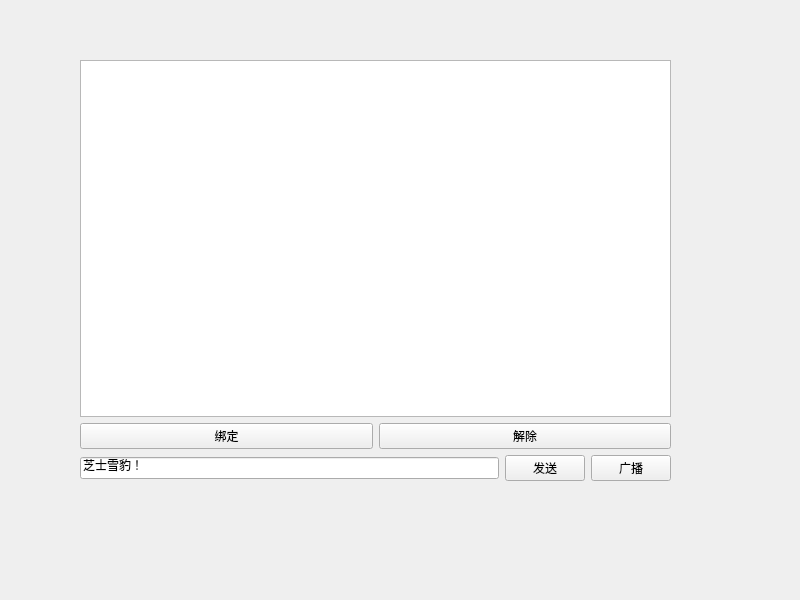
<?xml version="1.0" encoding="UTF-8"?>
<ui version="4.0">
 <class>Widget</class>
 <widget class="QWidget" name="Widget">
  <property name="geometry">
   <rect>
    <x>0</x>
    <y>0</y>
    <width>800</width>
    <height>600</height>
   </rect>
  </property>
  <property name="windowTitle">
   <string>Widget</string>
  </property>
  <widget class="QWidget" name="">
   <property name="geometry">
    <rect>
     <x>80</x>
     <y>60</y>
     <width>591</width>
     <height>421</height>
    </rect>
   </property>
   <layout class="QVBoxLayout" name="verticalLayout">
    <item>
     <widget class="QTextBrowser" name="textBrowser"/>
    </item>
    <item>
     <layout class="QHBoxLayout" name="horizontalLayout">
      <item>
       <widget class="QPushButton" name="pushButton_2">
        <property name="text">
         <string>绑定</string>
        </property>
       </widget>
      </item>
      <item>
       <widget class="QPushButton" name="pushButton_3">
        <property name="text">
         <string>解除</string>
        </property>
       </widget>
      </item>
     </layout>
    </item>
    <item>
     <layout class="QHBoxLayout" name="horizontalLayout_2">
      <item>
       <widget class="QLineEdit" name="lineEdit">
        <property name="text">
         <string>芝士雪豹！</string>
        </property>
       </widget>
      </item>
      <item>
       <widget class="QPushButton" name="pushButton">
        <property name="text">
         <string>发送</string>
        </property>
       </widget>
      </item>
      <item>
       <widget class="QPushButton" name="pushButton_4">
        <property name="text">
         <string>广播</string>
        </property>
       </widget>
      </item>
     </layout>
    </item>
   </layout>
  </widget>
 </widget>
 <resources/>
 <connections/>
</ui>
